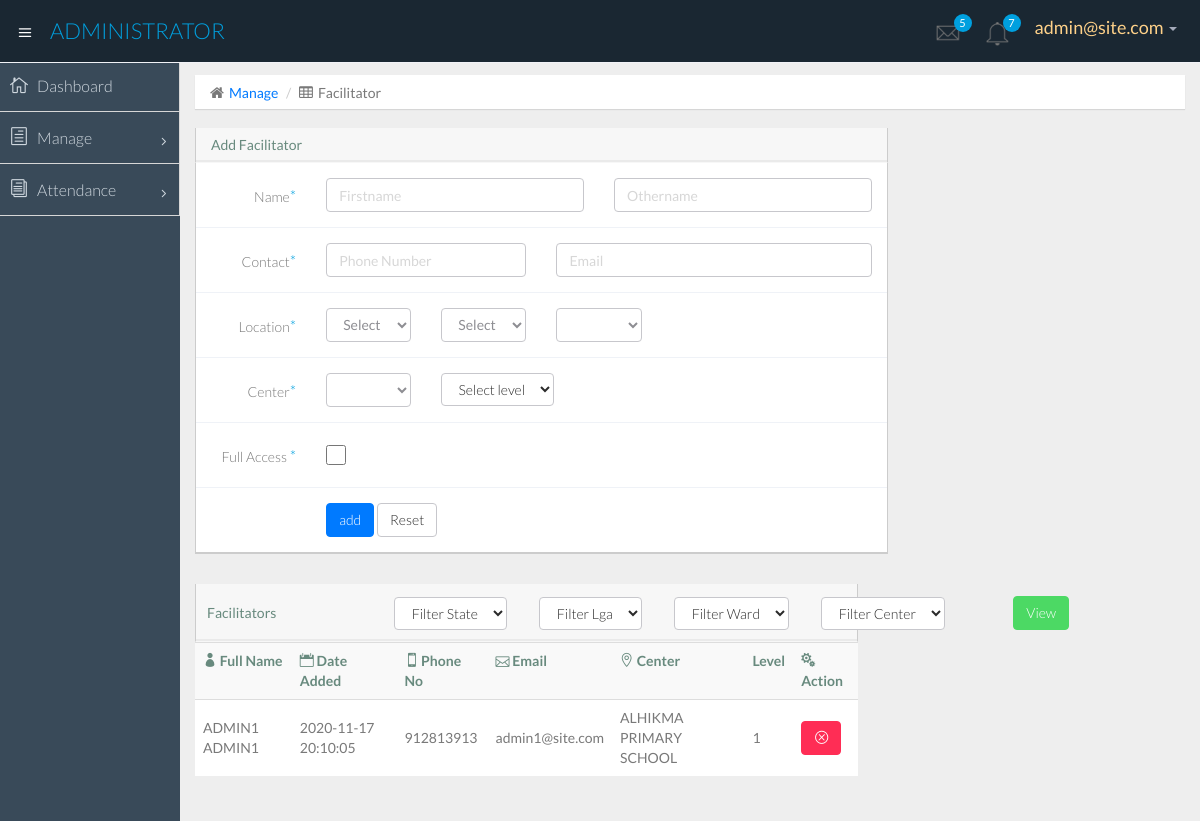
The app's page /Admin/add_user.php (signed in) with its own data.
### tables this page shows
CREATE TABLE `user` (
  `user_id` int(100) NOT NULL,
  `center_id` int(10) NOT NULL,
  `fname` varchar(100) NOT NULL,
  `lname` varchar(100) NOT NULL,
  `username` varchar(100) NOT NULL,
  `password` varchar(100) NOT NULL,
  `phone` int(15) NOT NULL,
  `email` varchar(100) NOT NULL,
  `state_id` int(50) NOT NULL,
  `lga_id` varchar(50) NOT NULL,
  `ward_id` varchar(50) NOT NULL,
  `level` int(10) NOT NULL,
  `access` varchar(10) NOT NULL,
  `acctype` varchar(20) NOT NULL,
  `date` datetime NOT NULL,
  `active` int(2) NOT NULL
);

CREATE TABLE `centre` (
  `center_id` int(50) NOT NULL,
  `center_name` varchar(50) DEFAULT NULL,
  `GPS_location` varchar(50) DEFAULT NULL,
  `state_id` varchar(50) DEFAULT NULL,
  `LGA_id` varchar(50) DEFAULT NULL,
  `Ward_id` tinyint(1) DEFAULT NULL,
  `date` varchar(50) NOT NULL
);

### includes/functions.php (called while the page is built, shortened)
<?
$acctype = $_SESSION['acctype'];
function GetMany ($table, $value, $where) {
$query = "SELECT *
	FROM $table
	WHERE $where='$value'
	LIMIT 1";
$result = mysql_query($query);
$row = mysql_fetch_array($result);
return $row;
}
?>

### Admin/add_user.php (the view, shortened to what this page needs)
<?php
include ('include/header.php');
?>
<?php
 if($acctype=="superadmin") {
  ?>
    <section id="main-content">
      <section class="wrapper">
        <div class="row">
          <div class="col-lg-12">
            <ol class="breadcrumb">
              <li><i class="fa fa-home"></i><a href="index.html">Manage</a></li>
              <li><i class="fa fa-table"></i>Facilitator</li>
            </ol>
          </div>
        </div>
        <div class="row">
          <div class="col-lg-12">
            <section class="panel" style="width: 70%;">
              <header class="panel-heading">
                Add Facilitator
              </header>
              <div class="panel-body" >
                <div class="form">
                  <form class="form-validate form-horizontal " id="register_form" method="post" action="">
                    <div class="form-group ">
                      <label for="fullname" class="control-label col-lg-2">Name<span class="required">*</span></label>
                      <div class="col-lg-5">
                        <input class=" form-control" id="fullname" name="fname" type="text" required placeholder="Firstname" />
                      </div>
                      <div class="col-lg-5">
                        <input class=" form-control" id="fullname" name="lname" type="text" required placeholder="Othername" />
                      </div>
                    </div>
                    <div class="form-group ">
                      <label for="fullname" class="control-label col-lg-2">Contact<span class="required">*</span></label>
                      <div class="col-lg-4">
                        <input class=" form-control" id="fullname" name="phone" type="number" required placeholder="Phone Number" />
                      </div>
                      <div class="col-lg-6">
                        <input class=" form-control" id="fullname" name="email" type="email" required placeholder="Email" />
                      </div>
                    </div>
                    <div class="form-group ">
                      <label for="username" class="control-label col-lg-2">Location<span class="required">*</span></label>
                                      <div class="col-lg-2">
                      <select name="state_l" class="form-control" id="state_list">
                                  <option value="">Select State</option>
                                  </select>
                                </div>
                                  <div class="col-lg-2">
                                    <select name="lga_l" class="form-control" id="lga_list">
                                    <option value="">Select lga</option>
                                    </select>
                                  </div>
                                  <div class="col-lg-2">
                                    <select name="ward_l" class="form-control" id="ward_list">
                                    </select>
                                  </div>
                                  </div>
                          <div class="form-group ">
                          <label for="username" class="control-label col-lg-2">Center<span class="required">*</span></label>
                                  <div class="col-lg-2">
                                    <select name="center_l" class="form-control" id="center_list">
                                    </select>
                                  </div>
                        <div class="col-lg-2">
                        <select name="level" class="btn btn-default dropdown-toggle">
                        <option value="">Select level</option>
                        </select>
                      </div>
                    </div>
                    <div class="form-group ">
                      <label for="agree" class="control-label col-lg-2 col-sm-3">Full Access <span class="required">*</span></label>
                      <div class="col-lg-10 col-sm-9">
                        <input type="checkbox" style="width: 20px" class="checkbox form-control" id="agree" name="access" />
                      </div>
                    </div>
                    <div class="form-group">
                      <div class="col-lg-offset-2 col-lg-10">
                        <input class="btn btn-primary" type="submit" name="addBtn" value="add"/>
                        <button class="btn btn-default" type="button">Reset</button>
                      </div>
                    </div>
                  </form>
                </div>
              </div>
            </section>
          </div>
        </div>
        <div class="row" style="width: 70%;">
          <div class="col-lg-12">
            <section class="panel">
              <header class="panel-heading" style="padding: 10px;">
<table>
<form metaction="" method="post" hod="get">
                <tr>
                        <td>Facilitators</td>
                        <td style="padding-right: 100px;"></td>
                       <td>
                                   <div class="col-lg-2">
                      <select name="state_v" class="btn btn-default" id="state_view">
                                  <option value="">Filter State</option>
                                  </select>
                                </div>
                        </td>
                        <td>
                                  <div class="col-lg-2">
                                    <select name="lga_v" class="btn btn-default" id="lga_view">
                                    <option value="">Filter Lga</option>
                                    </select>
                                  </div>
                        </td><td>
                                  <div class="col-lg-2">
                                    <select name="ward_v" class="btn btn-default" id="ward_view">
                                    <option value="">Filter Ward</option>
                                    </select>
                                  </div>
                        </td><td>
                                  <div class="col-lg-4">
                                    <select name="center_v" class="btn btn-default" id="center_view">
                                    <option value="">Filter Center   </option>
                                    </select>
                                  </div>
                       </td>
                        <td style="padding-right: 50px;"></td>
                        <td><input class="btn btn-success" type="submit" name="viewBtn" value="View"/></td>
                </tr>
  </form>
</table>
              </header>
              <table class="table table-striped table-advance table-hover">
                <tbody>
                  <tr>
                    <th><i class="icon_profile"></i> Full Name</th>
                    <th><i class="icon_calendar"></i> Date Added</th>
                    <th><i class="icon_mobile"></i> Phone No</th>
                    <th><i class="icon_mail_alt"></i> Email</th>
                    <th><i class="icon_pin_alt"></i> Center</th>
                    <th><i class=""></i> Level</th>
                    <th><i class="icon_cogs"></i> Action</th>
                  </tr>
                  <?
 $sql4 = "SELECT * FROM `user` WHERE `acctype` = 'user' " ;
$res4 = mysql_query($sql4) ;
while($usrnfo = mysql_fetch_array($res4)){
  $name_u = $usrnfo["lname"].' '.$usrnfo["fname"];
  $date_u = $usrnfo['date'];
  $id_us = $usrnfo['user_id'];
  $email_u = $usrnfo['email'];
  $phone_u = $usrnfo['phone'];
  $level_u = $usrnfo['level'];
  $center_uid = $usrnfo['center_id'];
  ?>
                    <tr>
                    <td><?php echo $name_u; ?></td>
                    <td><?php echo $date_u; ?></td>
                    <td><?php echo $phone_u; ?></td>
                    <td><?php echo $email_u; ?></td>
                    <td><?php
                     $center_arr = getMany('centre',$center_uid,'center_id');
                     if(is_array($center_arr)){
                       echo $center_arr['center_name'];
                        }
                        ?></td>
                    <td><?php echo $level_u; ?></td>
                    <td>
                      <div class="btn-group">
                      <a href="add_user.php?action=delete&bug=<? echo $id_us ?>" class="btn btn-danger"><i class="icon_close_alt2"></i></a>
                      </div>
                    </td>
                  </tr>
<?php
}
?>
                </tbody>
              </table>
            </section>
          </div>
        </div>
      </section>
    </section>
  </section>
</body>
</html>
<?php
 } else{
  @header ("Refresh: 2; URL=".'../index.php');
  echo "You are being redirected to your original page request<br>";
  echo '(If your browser doesn’t support this, <a href="../index.php">click here</a>)';
 }
?>

### records on screen
user: name_u "ADMIN1 ADMIN1", date "2020-11-17 20:10:05", phone "912813913", email "admin1@site.com", center.center_name "ALHIKMA PRIMARY SCHOOL", level "1"

### other values on screen
$logged "admin@site.com"
